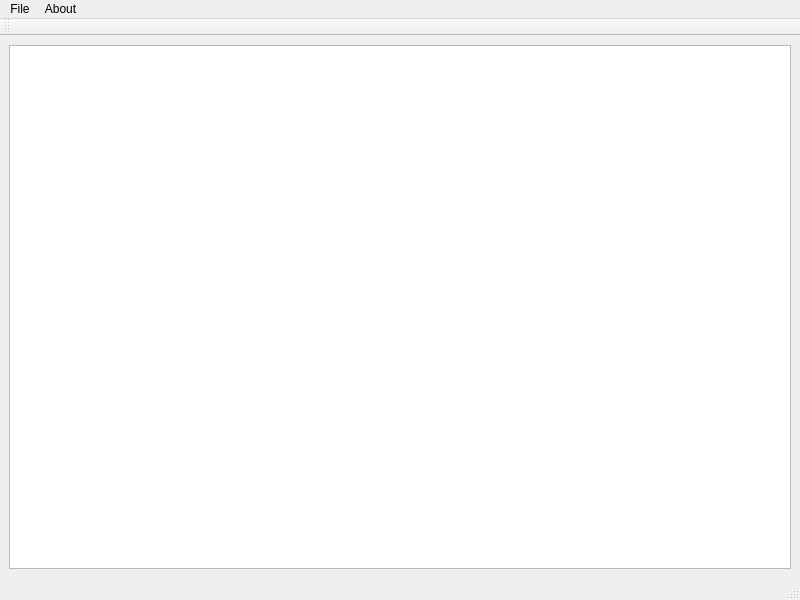
<?xml version="1.0" encoding="UTF-8"?>
<ui version="4.0">
 <class>MainWindow</class>
 <widget class="QMainWindow" name="MainWindow">
  <property name="geometry">
   <rect>
    <x>0</x>
    <y>0</y>
    <width>800</width>
    <height>600</height>
   </rect>
  </property>
  <property name="windowTitle">
   <string>MainWindow</string>
  </property>
  <widget class="QWidget" name="centralwidget">
   <layout class="QGridLayout" name="gridLayout">
    <item row="0" column="0">
     <widget class="QGraphicsView" name="graphicsView"/>
    </item>
   </layout>
  </widget>
  <widget class="QMenuBar" name="menubar">
   <property name="geometry">
    <rect>
     <x>0</x>
     <y>0</y>
     <width>800</width>
     <height>26</height>
    </rect>
   </property>
   <widget class="QMenu" name="menuFile">
    <property name="title">
     <string>File</string>
    </property>
   </widget>
   <widget class="QMenu" name="menuAbout">
    <property name="title">
     <string>About</string>
    </property>
   </widget>
   <addaction name="menuFile"/>
   <addaction name="menuAbout"/>
  </widget>
  <widget class="QStatusBar" name="statusbar"/>
  <widget class="QToolBar" name="toolBar">
   <property name="windowTitle">
    <string>toolBar</string>
   </property>
   <attribute name="toolBarArea">
    <enum>TopToolBarArea</enum>
   </attribute>
   <attribute name="toolBarBreak">
    <bool>false</bool>
   </attribute>
  </widget>
 </widget>
 <resources/>
 <connections/>
</ui>
